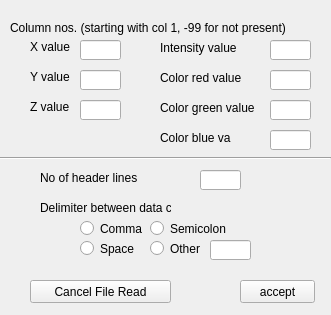
<?xml version="1.0" encoding="UTF-8"?>
<ui version="4.0">
 <class>dialogCSV</class>
 <widget class="QWidget" name="dialogCSV">
  <property name="geometry">
   <rect>
    <x>0</x>
    <y>0</y>
    <width>331</width>
    <height>315</height>
   </rect>
  </property>
  <property name="windowTitle">
   <string>dialogCSV</string>
  </property>
  <widget class="QLineEdit" name="colXEdit">
   <property name="geometry">
    <rect>
     <x>80</x>
     <y>40</y>
     <width>41</width>
     <height>20</height>
    </rect>
   </property>
   <property name="text">
    <string/>
   </property>
  </widget>
  <widget class="QLineEdit" name="colYEdit">
   <property name="geometry">
    <rect>
     <x>80</x>
     <y>70</y>
     <width>41</width>
     <height>20</height>
    </rect>
   </property>
  </widget>
  <widget class="QLineEdit" name="colZEdit">
   <property name="geometry">
    <rect>
     <x>80</x>
     <y>100</y>
     <width>41</width>
     <height>20</height>
    </rect>
   </property>
  </widget>
  <widget class="QLineEdit" name="colIEdit">
   <property name="geometry">
    <rect>
     <x>270</x>
     <y>40</y>
     <width>41</width>
     <height>20</height>
    </rect>
   </property>
  </widget>
  <widget class="QLineEdit" name="colREdit">
   <property name="geometry">
    <rect>
     <x>270</x>
     <y>70</y>
     <width>41</width>
     <height>20</height>
    </rect>
   </property>
  </widget>
  <widget class="QLineEdit" name="colGEdit">
   <property name="geometry">
    <rect>
     <x>270</x>
     <y>100</y>
     <width>41</width>
     <height>20</height>
    </rect>
   </property>
  </widget>
  <widget class="QLineEdit" name="colBEdit">
   <property name="geometry">
    <rect>
     <x>270</x>
     <y>130</y>
     <width>41</width>
     <height>20</height>
    </rect>
   </property>
  </widget>
  <widget class="QLabel" name="label">
   <property name="geometry">
    <rect>
     <x>10</x>
     <y>20</y>
     <width>291</width>
     <height>16</height>
    </rect>
   </property>
   <property name="text">
    <string>Column nos. (starting with col 1, -99 for not present)</string>
   </property>
  </widget>
  <widget class="QLabel" name="label_2">
   <property name="geometry">
    <rect>
     <x>30</x>
     <y>40</y>
     <width>47</width>
     <height>13</height>
    </rect>
   </property>
   <property name="text">
    <string>X value</string>
   </property>
  </widget>
  <widget class="QLabel" name="label_3">
   <property name="geometry">
    <rect>
     <x>30</x>
     <y>70</y>
     <width>47</width>
     <height>13</height>
    </rect>
   </property>
   <property name="text">
    <string>Y value</string>
   </property>
  </widget>
  <widget class="QLabel" name="label_4">
   <property name="geometry">
    <rect>
     <x>30</x>
     <y>100</y>
     <width>47</width>
     <height>13</height>
    </rect>
   </property>
   <property name="text">
    <string>Z value</string>
   </property>
  </widget>
  <widget class="QLabel" name="label_5">
   <property name="geometry">
    <rect>
     <x>160</x>
     <y>40</y>
     <width>91</width>
     <height>16</height>
    </rect>
   </property>
   <property name="text">
    <string>Intensity value</string>
   </property>
  </widget>
  <widget class="QLabel" name="label_6">
   <property name="geometry">
    <rect>
     <x>160</x>
     <y>70</y>
     <width>111</width>
     <height>16</height>
    </rect>
   </property>
   <property name="text">
    <string>Color red value</string>
   </property>
  </widget>
  <widget class="QLabel" name="label_7">
   <property name="geometry">
    <rect>
     <x>160</x>
     <y>100</y>
     <width>111</width>
     <height>16</height>
    </rect>
   </property>
   <property name="text">
    <string>Color green value</string>
   </property>
  </widget>
  <widget class="QLabel" name="label_8">
   <property name="geometry">
    <rect>
     <x>160</x>
     <y>130</y>
     <width>71</width>
     <height>16</height>
    </rect>
   </property>
   <property name="text">
    <string>Color blue value</string>
   </property>
  </widget>
  <widget class="Line" name="line">
   <property name="geometry">
    <rect>
     <x>0</x>
     <y>150</y>
     <width>331</width>
     <height>16</height>
    </rect>
   </property>
   <property name="orientation">
    <enum>Qt::Horizontal</enum>
   </property>
  </widget>
  <widget class="QLineEdit" name="nHeaderEdit">
   <property name="geometry">
    <rect>
     <x>200</x>
     <y>170</y>
     <width>41</width>
     <height>20</height>
    </rect>
   </property>
  </widget>
  <widget class="QLabel" name="label_9">
   <property name="geometry">
    <rect>
     <x>40</x>
     <y>170</y>
     <width>111</width>
     <height>16</height>
    </rect>
   </property>
   <property name="text">
    <string>No of header lines</string>
   </property>
  </widget>
  <widget class="QLabel" name="label_10">
   <property name="geometry">
    <rect>
     <x>40</x>
     <y>200</y>
     <width>131</width>
     <height>16</height>
    </rect>
   </property>
   <property name="text">
    <string>Delimiter between data cols</string>
   </property>
  </widget>
  <widget class="QLineEdit" name="delimiterEdit">
   <property name="geometry">
    <rect>
     <x>210</x>
     <y>240</y>
     <width>41</width>
     <height>20</height>
    </rect>
   </property>
  </widget>
  <widget class="QRadioButton" name="commaButton">
   <property name="geometry">
    <rect>
     <x>80</x>
     <y>220</y>
     <width>82</width>
     <height>17</height>
    </rect>
   </property>
   <property name="text">
    <string>Comma</string>
   </property>
  </widget>
  <widget class="QRadioButton" name="spaceButton">
   <property name="geometry">
    <rect>
     <x>80</x>
     <y>240</y>
     <width>82</width>
     <height>17</height>
    </rect>
   </property>
   <property name="text">
    <string>Space</string>
   </property>
  </widget>
  <widget class="QRadioButton" name="semicolonButton">
   <property name="geometry">
    <rect>
     <x>150</x>
     <y>220</y>
     <width>82</width>
     <height>17</height>
    </rect>
   </property>
   <property name="text">
    <string>Semicolon</string>
   </property>
  </widget>
  <widget class="QRadioButton" name="otherButton">
   <property name="geometry">
    <rect>
     <x>150</x>
     <y>240</y>
     <width>82</width>
     <height>17</height>
    </rect>
   </property>
   <property name="text">
    <string>Other</string>
   </property>
  </widget>
  <widget class="QPushButton" name="acceptButton">
   <property name="geometry">
    <rect>
     <x>240</x>
     <y>280</y>
     <width>75</width>
     <height>23</height>
    </rect>
   </property>
   <property name="text">
    <string>accept</string>
   </property>
  </widget>
  <widget class="QPushButton" name="cancelButton">
   <property name="geometry">
    <rect>
     <x>30</x>
     <y>280</y>
     <width>141</width>
     <height>23</height>
    </rect>
   </property>
   <property name="text">
    <string>Cancel File Read</string>
   </property>
  </widget>
 </widget>
 <layoutdefault spacing="6" margin="11"/>
 <resources/>
 <connections>
  <connection>
   <sender>cancelButton</sender>
   <signal>clicked()</signal>
   <receiver>dialogCSV</receiver>
   <slot>doCancel()</slot>
   <hints>
    <hint type="sourcelabel">
     <x>123</x>
     <y>291</y>
    </hint>
    <hint type="destinationlabel">
     <x>190</x>
     <y>270</y>
    </hint>
   </hints>
  </connection>
  <connection>
   <sender>acceptButton</sender>
   <signal>clicked()</signal>
   <receiver>dialogCSV</receiver>
   <slot>doAccept()</slot>
   <hints>
    <hint type="sourcelabel">
     <x>296</x>
     <y>294</y>
    </hint>
    <hint type="destinationlabel">
     <x>288</x>
     <y>252</y>
    </hint>
   </hints>
  </connection>
 </connections>
 <slots>
  <slot>cancel()</slot>
  <slot>accept()</slot>
  <slot>doCancel()</slot>
  <slot>doAccept()</slot>
 </slots>
</ui>
